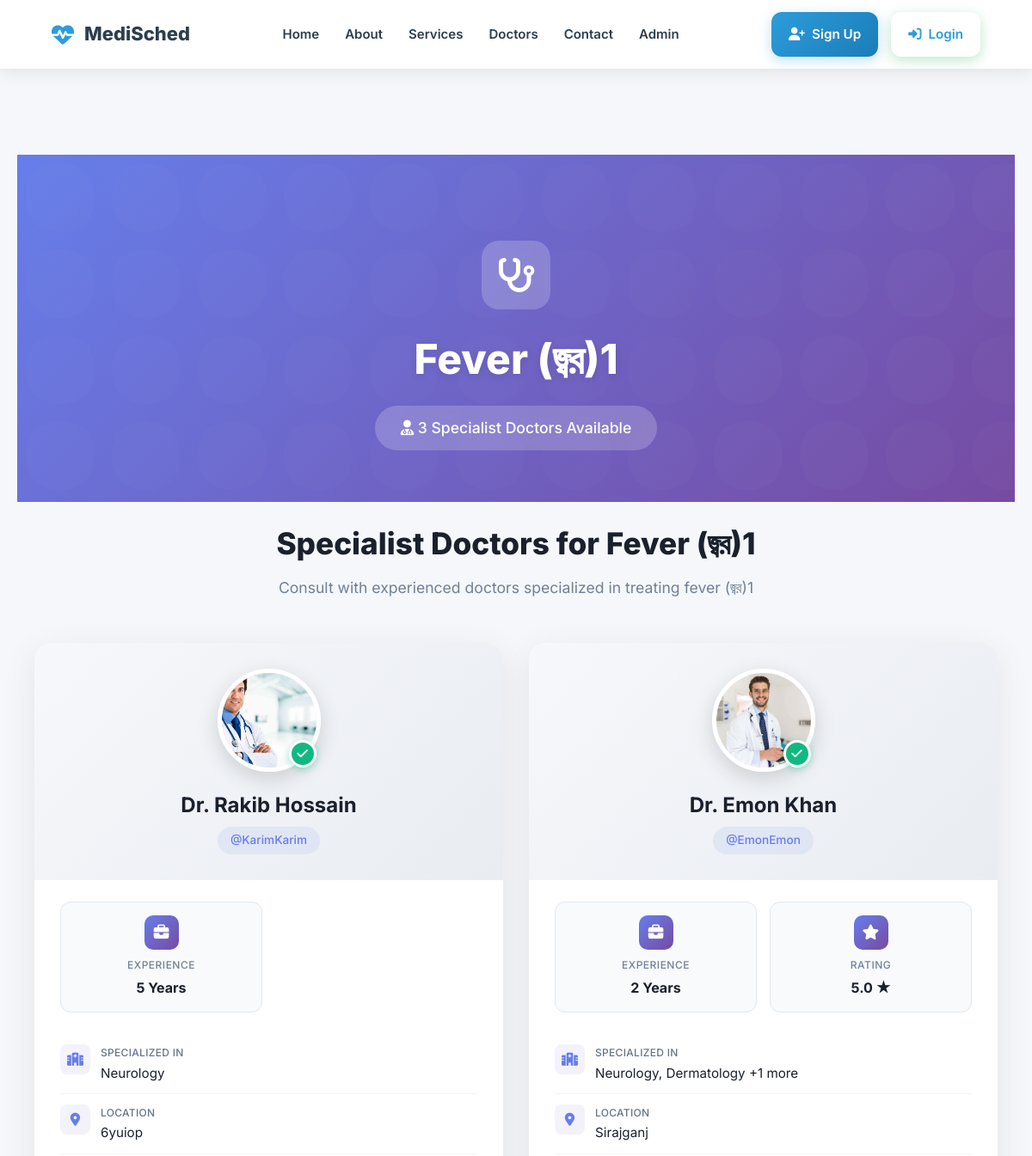
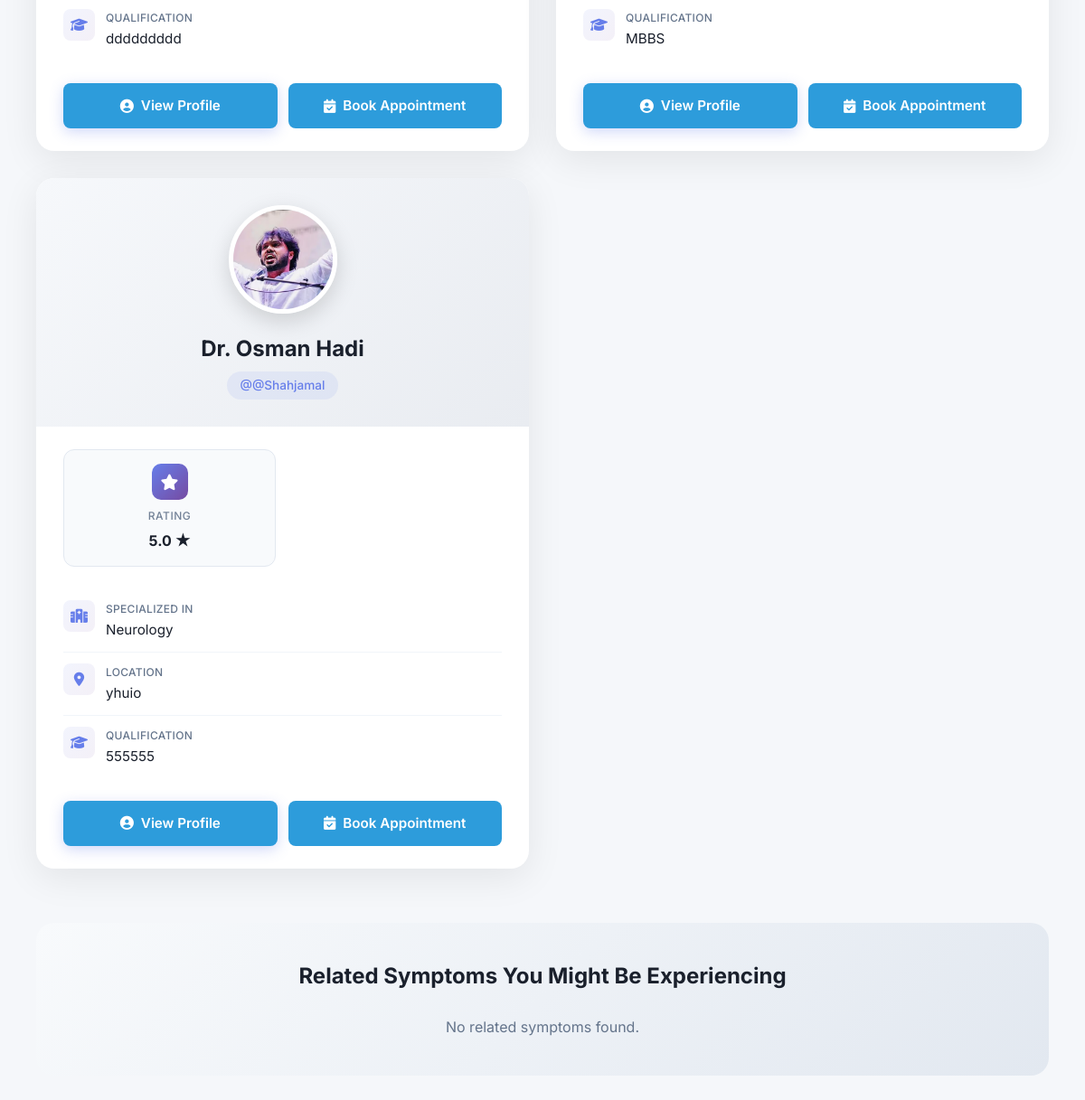
Screenshot of /symptom/1/ with the database file from the repository (2 pictures, top to bottom).
### adminapp/models.py (models this page shows, shortened)
class Symptom(models.Model):
    symptom_name = models.CharField(max_length=100, unique=True)
    symptom_image = models.ImageField(upload_to='symptoms/', blank=True, null=True)

class Department(models.Model):
    department_name = models.CharField(max_length=100, unique=True)
    department_image = models.ImageField(upload_to='department/',  blank=True, null=True)

class District(models.Model):
    district_name = models.CharField(max_length=100)
    division = models.ForeignKey(Division, on_delete=models.CASCADE, related_name='districts')
    class Meta:
        unique_together = ('district_name', 'division')

### doctor/models.py (models this page shows, shortened)
class Doctor(models.Model):
    user = models.OneToOneField(CustomUser, on_delete=models.CASCADE, related_name='doctor_profile')
    about = models.TextField(blank=True, null=True)
    bmdc_number = models.CharField(max_length=255, blank=True, null=True)
    qualification = models.CharField(max_length=255, blank=True, null=True)
    total_experience = models.PositiveIntegerField(default=0)  # Only non-negative numbers
    working_hours = models.JSONField(blank=True, null=True)  # e.g., {"Mon": "9-5", "Tue": "10-4"}
    profile_image = models.ImageField(upload_to='doctor_profiles/', blank=True, null=True)
    is_verified = models.BooleanField(default=False)
    rating = models.DecimalField(max_digits=3, decimal_places=2, default=0.0, blank=True, null=True)
    total_reviews = models.PositiveIntegerField(default=0)
    division = models.ForeignKey(Division, on_delete=models.SET_NULL, null=True, blank=True)
    district = models.ForeignKey(District, on_delete=models.SET_NULL, null=True, blank=True)
    upazila = models.ForeignKey(Upazila, on_delete=models.SET_NULL, null=True, blank=True)
    departments = models.ManyToManyField(Department, through='DoctorSpecializationDepartment', blank=True)
    symptoms = models.ManyToManyField(Symptom, through='DoctorSpecializationSymptom', blank=True)

class DoctorSpecializationDepartment(models.Model):
    doctor = models.ForeignKey(Doctor, on_delete=models.CASCADE, related_name='specialized_departments')
    department = models.ForeignKey(Department, on_delete=models.CASCADE)
    class Meta:
        unique_together = ('doctor', 'department')  # Prevent duplicates

### users/models.py (models this page shows, shortened)
class CustomUser(AbstractUser):
    ROLE_PATIENT = 'patient'
    ROLE_DOCTOR = 'doctor'
    ROLE_CHOICES = [
        (ROLE_PATIENT, 'Patient'),
        (ROLE_DOCTOR, 'Doctor'),
    ]
    role = models.CharField(max_length=10, choices=ROLE_CHOICES, default=ROLE_PATIENT)
    phone = models.CharField(max_length=20, blank=True)
    location = models.CharField(max_length=150, blank=True)

### home/views.py (the view)
# urls.py: path("symptom/<int:symptom_id>/", views.symptom_detail, name="symptom_detail"),
def symptom_detail(request, symptom_id):
    symptom = get_object_or_404(Symptom, id=symptom_id)
    specializations = DoctorSpecializationSymptom.objects.filter(
        symptom=symptom
    ).select_related(
        'doctor',
        'doctor__user',
        'doctor__division',
        'doctor__district',
        'doctor__upazila'
    ).prefetch_related(
        'doctor__specialized_departments__department',
        'doctor__appointment_fees'
    )
    doctors = [spec.doctor for spec in specializations]
    context = {
        'symptom': symptom,
        'doctors': doctors,
        'doctor_count': len(doctors),
    }
    return render(request, 'home/symptom_detail.html', context)

### home/templates/home/symptom_detail.html (shortened to what this page needs)
{% extends "base.html" %}
{% load static %}
{% block content %}
<section class="symptom-hero">
    <div class="symptom-hero-content">
        <div class="symptom-icon">
            <i class="fas fa-stethoscope"></i>
        </div>
        <h1>{{ symptom.symptom_name }}</h1>
        <div class="doctor-count-badge">
            <i class="fas fa-user-md"></i>
            {{ doctor_count }} Specialist Doctor{{ doctor_count|pluralize }} Available
        </div>
    </div>
</section>
<div class="doctors-container">
    {% if doctors %}
        <div class="section-header">
            <h2>Specialist Doctors for {{ symptom.symptom_name }}</h2>
            <p>Consult with experienced doctors specialized in treating {{ symptom.symptom_name|lower }}</p>
        </div>
        <div class="doctors-grid">
            {% for doctor in doctors %}
            <div class="doctor-card">
                <div class="doctor-card-header">
                    <div class="doctor-avatar-wrapper">
                        <div class="doctor-avatar">
                            {% if doctor.profile_image %}
                                <img src="{{ doctor.profile_image.url }}" alt="Dr. {{ doctor.user.username }}">
                            {% else %}
                                <div class="avatar-placeholder">
                                    <i class="fas fa-user-md"></i>
                                </div>
                            {% endif %}
                        </div>
                        {% if doctor.is_verified %}
                            <div class="verified-badge">
                                <i class="fas fa-check"></i>
                            </div>
                        {% endif %}
                    </div>
                    <h3 class="doctor-name">
                        {% if doctor.user.get_full_name %}
                            Dr. {{ doctor.user.get_full_name }}
                        {% else %}
                            Dr. {{ doctor.user.username|title }}
                        {% endif %}
                    </h3>
                    {% if doctor.user.username %}
                        <span class="doctor-username-badge">@{{ doctor.user.username }}</span>
                    {% endif %}
                </div>
                <div class="doctor-card-body">
                    <div class="doctor-stats">
                        {% if doctor.total_experience %}
                        <div class="stat-box">
                            <div class="stat-icon">
                                <i class="fas fa-briefcase"></i>
                            </div>
                            <div class="stat-label">Experience</div>
                            <div class="stat-value">{{ doctor.total_experience }} Years</div>
                        </div>
                        {% endif %}
                        {% if doctor.rating %}
                        <div class="stat-box">
                            <div class="stat-icon">
                                <i class="fas fa-star"></i>
                            </div>
                            <div class="stat-label">Rating</div>
                            <div class="stat-value">{{ doctor.rating|floatformat:1 }} ★</div>
                        </div>
                        {% endif %}
                    </div>
                    <div class="doctor-info-list">
                        {% with doctor.specialized_departments.all as specializations %}
                            {% if specializations %}
                            <div class="info-item">
                                <div class="info-icon">
                                    <i class="fas fa-hospital"></i>
                                </div>
                                <div class="info-content">
                                    <div class="info-label">Specialized In</div>
                                    <div class="info-value">
                                        {% for spec in specializations|slice:":2" %}
                                            {{ spec.department.department_name }}{% if not forloop.last %}, {% endif %}
                                        {% endfor %}
                                        {% if specializations.count > 2 %}
                                            +{{ specializations.count|add:"-2" }} more
                                        {% endif %}
                                    </div>
                                </div>
                            </div>
                            {% endif %}
                        {% endwith %}
                        {% if doctor.division or doctor.district %}
                        <div class="info-item">
                            <div class="info-icon">
                                <i class="fas fa-map-marker-alt"></i>
                            </div>
                            <div class="info-content">
                                <div class="info-label">Location</div>
                                <div class="info-value">
                                    {% if doctor.district %}
                                        {{ doctor.district.district_name }}
                                    {% elif doctor.division %}
                                        {{ doctor.division.division_name }}
                                    {% endif %}
                                </div>
                            </div>
                        </div>
                        {% endif %}
                        {% if doctor.qualification %}
                        <div class="info-item">
                            <div class="info-icon">
                                <i class="fas fa-graduation-cap"></i>
                            </div>
                            <div class="info-content">
                                <div class="info-label">Qualification</div>
                                <div class="info-value">{{ doctor.qualification }}</div>
                            </div>
                        </div>
                        {% endif %}
                    </div>
                    <div class="doctor-actions">
                        <a href="{% url 'home:doctor_detail' doctor.id %}" class="btn btn-view-profile">
                            <i class="fas fa-user-circle"></i>
                            View Profile
                        </a>
                        <a href="{% url 'appointment:book' doctor.id %}" class="btn btn-book-appointment">
                            <i class="fas fa-calendar-check"></i>
                            Book Appointment
                        </a>
                    </div>
                </div>
            </div>
            {% endfor %}
        </div>
        <div class="common-symptoms">
            <h3>Related Symptoms You Might Be Experiencing</h3>
            <div class="symptoms-list">
                {% for related_symptom in symptom.related_symptoms.all|slice:":8" %}
                    <a href="{% url 'home:symptom_detail' related_symptom.id %}" class="symptom-tag">
                        <i class="fas fa-dot-circle"></i>
                        {{ related_symptom.symptom_name }}
                    </a>
                {% empty %}
                    <p style="color: #64748b; text-align: center; width: 100%;">
                        No related symptoms found.
                    </p>
                {% endfor %}
            </div>
        </div>
    {% endif %}
</div>
{% endblock %}

### home/static/home/css/style.css (style rules this page uses)
* { margin: 0; padding: 0; box-sizing: border-box; }
:root { --primary-blue: #2D9CDB; --success-green: #27AE60; --accent-yellow: #F2C94C; --warm-orange: #F2994A; --neutral-bg: #F9FAFB; --dark: #1A202C; --gray: #64748B; --light-gray: #E2E8F0; --white: #FFFFFF; }
body { font-family: 'Inter', -apple-system, BlinkMacSystemFont, 'Segoe UI', sans-serif; line-height: 1.6; color: var(--dark); overflow-x: hidden; background: var(--neutral-bg); margin: 0; padding: 0; }
html { scroll-behavior: smooth; margin: 0; padding: 0; }
.btn { padding: 0.7rem 1.8rem; border: none; border-radius: 8px; font-weight: 600; cursor: pointer; transition: all 0.3s; text-decoration: none; display: inline-block; font-size: 0.95rem; }
.section-header { text-align: center; margin-bottom: 4rem; padding-left: 5%; padding-right: 5%; }
.section-header h2 { font-size: 2.8rem; font-weight: 800; margin-bottom: 1rem; color: var(--dark); }
.section-header p { font-size: 1.2rem; color: var(--gray); max-width: 600px; margin: 0 auto; }
.doctors-grid { width: 100%; max-width: 1400px; margin: 0 auto; display: grid; grid-template-columns: repeat(auto-fit, minmax(280px, 1fr)); gap: 2.5rem; padding-left: 0; padding-right: 0; }
.doctor-card { background: var(--white); border-radius: 16px; overflow: hidden; box-shadow: 0 5px 25px rgba(0, 0, 0, 0.08); transition: all 0.3s; display: flex; flex-direction: column; }
.doctor-card .btn { width: 100%; padding: 0.8rem; border-radius: 8px; border: none; background: var(--primary-blue); color: #fff; font-weight: 600; cursor: pointer; transition: background 0.3s; }
.stat-label { font-size: 1.2rem; opacity: 0.9; }

### home/templates/base.html (style rules this page uses)
* { margin: 0; padding: 0; box-sizing: border-box; -webkit-tap-highlight-color: transparent; }
:root { --primary-color: #2D9CDB; --secondary-color: #27AE60; --dark-color: #2C3E50; --light-color: #F8F9FA; --danger-color: #E53E3E; --border-radius: 12px; --box-shadow: 0 4px 20px rgba(0, 0, 0, 0.1); --transition: all 0.3s ease; }
html { scroll-behavior: smooth; -webkit-text-size-adjust: 100%; }
body { font-family: 'Inter', sans-serif; line-height: 1.6; color: #333; background: #f5f7fa; margin: 0; padding: 0; overflow-x: hidden; width: 100%; -webkit-font-smoothing: antialiased; -moz-osx-font-smoothing: grayscale; }
.btn { display: inline-flex; align-items: center; gap: 8px; padding: 10px 20px; border-radius: 50px; font-weight: 600; font-size: 14px; text-decoration: none; cursor: pointer; border: none; min-width: 90px; justify-content: center; white-space: nowrap; }
@media (min-width: 992px) { .btn { padding: 12px 24px; font-size: 15px; min-width: 100px; } }

### rows the page displays
Symptom: symptom_name "Fever (জ্বর)1", symptom_name "fever (জ্বর)1"
Doctor: profile_image (picture), is_verified True (drawn), user.get_full_name "Rakib Hossain", user.username "KarimKarim", total_experience "5", district.district_name "6yuiop", qualification "ddddddddd"
DoctorSpecializationDepartment: department.department_name "Neurology"
Doctor: profile_image (picture), is_verified True (drawn), user.get_full_name "Emon Khan", user.username "EmonEmon", total_experience "2", rating "5.0", specialized_departments.all.count|add "1", district.district_name "Sirajganj", qualification "MBBS"
DoctorSpecializationDepartment: department.department_name "Neurology"
DoctorSpecializationDepartment: department.department_name "Dermatology"
Doctor: profile_image (picture), user.get_full_name "Osman Hadi", user.username "@Shahjamal", rating "5.0", district.district_name "yhuio", qualification "555555"
DoctorSpecializationDepartment: department.department_name "Neurology"

### other values shown
{{ doctor_count }} "3"
